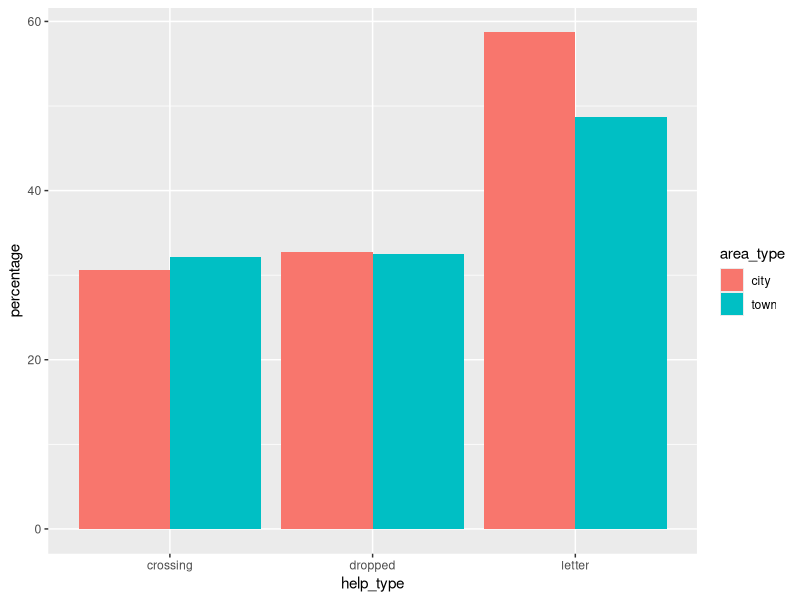

Recreate this plot in R.
##### 

## load packages
library("tidyverse")

## load data
helping <- tibble(
  area_type = rep(c("city", "town"), each = 3),
  help_type = rep(c("dropped", "crossing", "letter"), times = 2),
  percentage = c(32.7, 30.6, 58.7, 32.5, 32.1, 48.7)
)

##### 

## generate plot!
helping %>%
  ggplot() +
  aes(x = help_type, y = percentage, fill = area_type) +
  geom_bar(position = "dodge", stat = "identity")